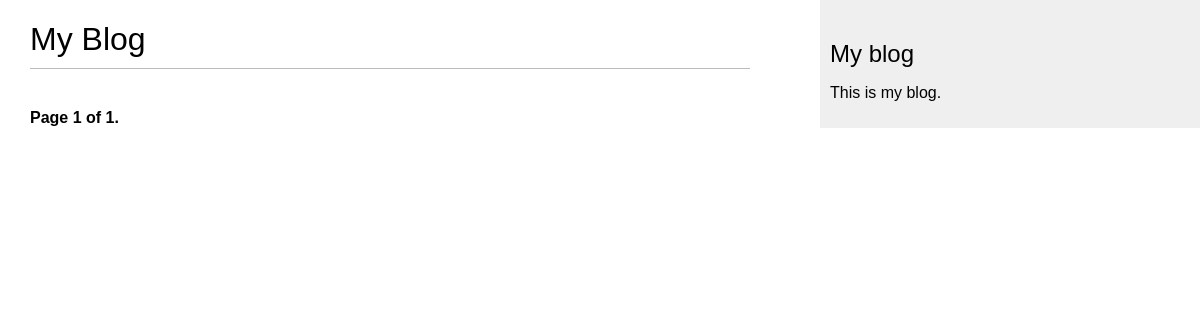
The page /blog/ on the database as committed earlier.
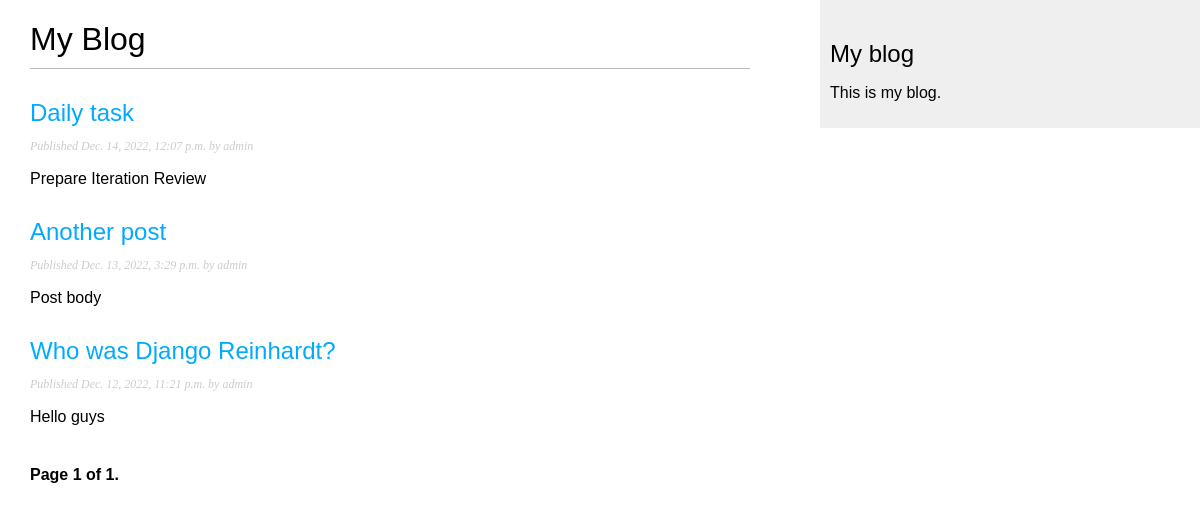
The same page on the database as committed later.
### blog/models.py (models this page shows, shortened)
class Post(models.Model):
    class Status(models.TextChoices):
        DRAFT = 'DF', 'Draft'
        PUBLISHED = 'PB', 'Published'
    title = models.CharField(max_length=250)
    slug = models.SlugField(max_length=250,
                            unique_for_date='publish')
    author = models.ForeignKey(User,
                               on_delete=models.CASCADE,
                               related_name='blog_posts')
    body = models.TextField()
    publish = models.DateTimeField(default=timezone.now)
    created = models.DateTimeField(auto_now_add=True)
    updated = models.DateTimeField(auto_now=True)
    status = models.CharField(max_length=2,
                              choices=Status.choices,
                              default=Status.DRAFT)
    objects = models.Manager() # The default Manager
    published = PublishedManager() # Our custom Manager
    class Meta:
        ordering = ['-publish']
        indexes = [
            models.Index(fields=['-publish']),
        ]
    def get_absolute_url(self):
        return reverse('blog:post_detail',
                       args=[self.publish.year,
                             self.publish.month,
                             self.publish.day,
                             self.slug])

### blog/views.py (the view)
# urls.py: path('', views.PostListView.as_view(), name='post_list'),
class PostListView(ListView):
    queryset = Post.published.all()
    context_object_name = 'posts'
    paginate_by = 3
    template_name = 'blog/post/list.html'

### blog/templates/blog/post/list.html (shortened to what this page needs)
{% extends "blog/base.html" %}
{% block content %}
    <h1>My Blog</h1>
    {% for post in posts %}
        <h2>
            <a href="{{ post.get_absolute_url }}">
                {{ post.title }}
            </a>
        </h2>
        <p class="date">
            Published {{ post.publish }} by {{ post.author }}
        </p>
        {{ post.body | truncatewords:30 | linebreaks }}
    {% endfor %}
    {% include "pagination.html" with page=page_obj %}
{% endblock %}

### blog/templates/blog/base.html (shortened to what this page needs)
{% load static %}
<!DOCTYPE html>
<html>
    <head>
        <link rel="stylesheet" href="{% static "css/blog.css" %}">
    </head>
    <body>
        <div id="content">
            {% block content %}
            {% endblock %}
        </div>
        <div id="sidebar">
            <h2>My blog</h2>
            <p>This is my blog.</p>
        </div>
    </body>
</html>

### blog/templates/pagination.html (shortened to what this page needs)
<div class="pagination">
    <span class="step-links">
            <span class="current">
                Page {{ page.number }} of {{ page.paginator.num_pages }}.
            </span>
    </span>
</div>

### blog/static/css/blog.css (style rules this page uses)
body { margin:0; padding:0; font-family:helvetica, sans-serif; }
a { color:#00abff; text-decoration:none; }
h1 { font-weight:normal; border-bottom:1px solid #bbb; padding:0 0 10px 0; }
h2 { font-weight:normal; margin:30px 0 0; }
#content { float:left; width:60%; padding:0 0 0 30px; }
#sidebar { float:right; width:30%; padding:10px; background:#efefef; height:100%; }
p.date { color:#ccc; font-family:georgia, serif; font-size:12px; font-style:italic; }
.pagination { margin:40px 0; font-weight:bold; }

Rows that differ between the two databases and show on the page:
added Post: title "Daily task", publish "Dec. 14, 2022, 12:07 p.m.", author "admin", body "Prepare Iteration Review"
added Post: title "Another post", publish "Dec. 13, 2022, 3:29 p.m.", author "admin", body "Post body"
added Post: title "Who was Django Reinhardt?", publish "Dec. 12, 2022, 11:21 p.m.", author "admin", body "Hello guys"
